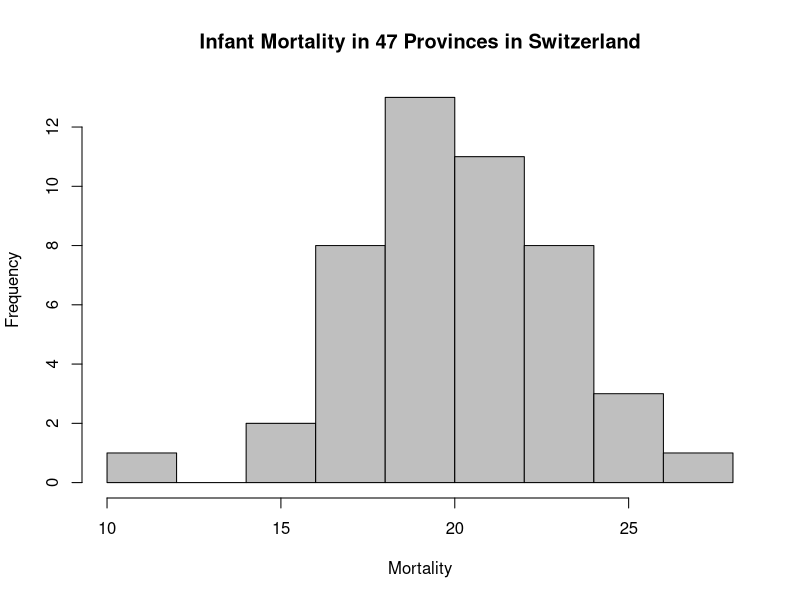
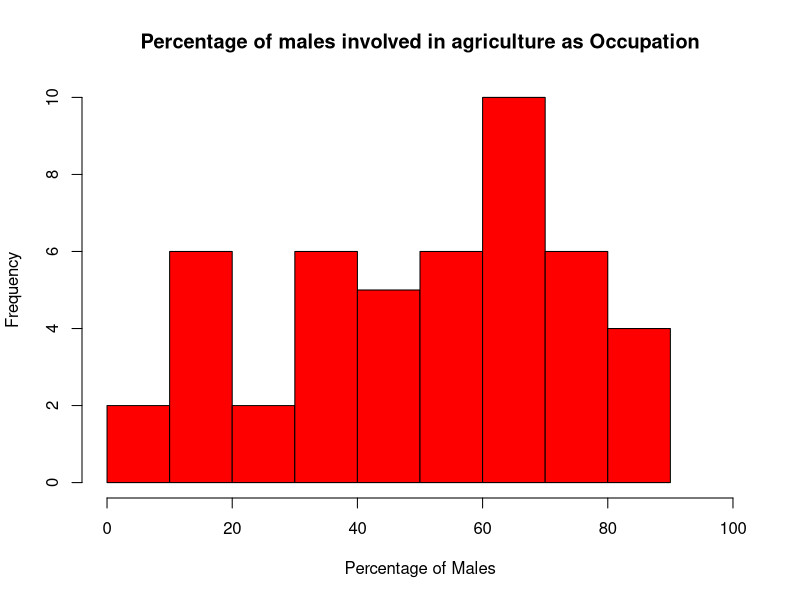
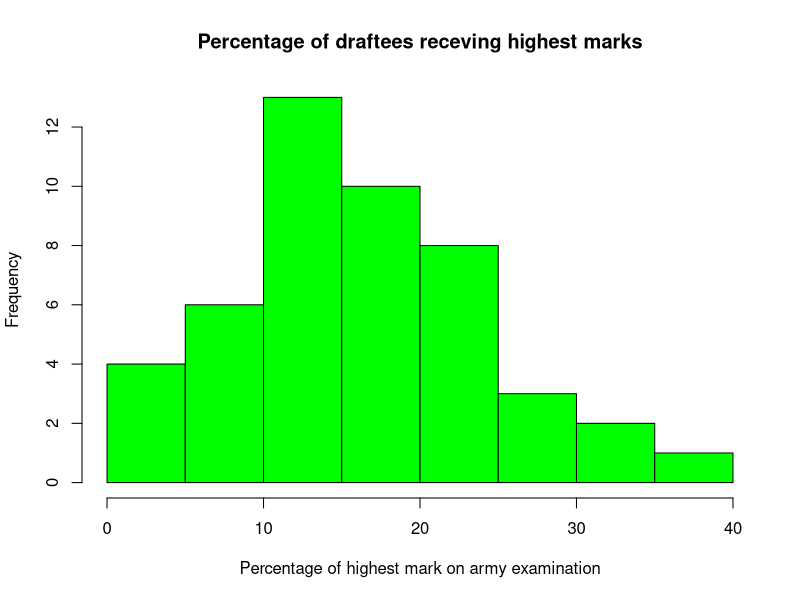
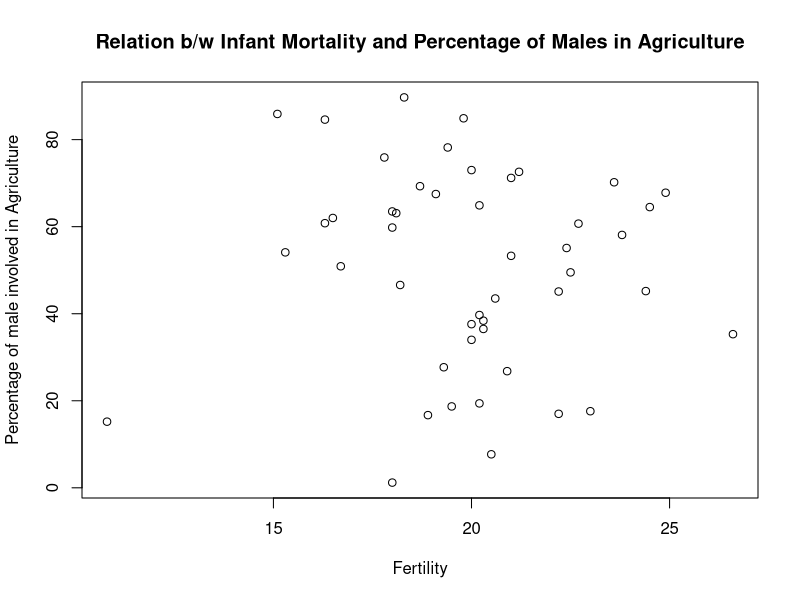

The R script that drew these images, in order:
####################################################################################
# Introduction to collaborative social science data analysis                       #
# By Christopher Gandrud                                                           #
# Date - 26th September 2015                                                       #
# Assigment 1                                                                      #
# Question- Does occuption of the male member has an effect on Infant Mortality    #
# Hypothesis- The provinces which has a higher male members involved in Agriculture#
# would have lower infant mortality rate as compared to provinces which more male  #
# members in the army.                                                             #
# By- Alessia D' Alessandro and Nitij Singh                                        #
# Date of Submission - 2nd OCtober 2015                                            #
####################################################################################

# Print R session Info
sessionInfo()

# Listing of the all the data sets available with R Studio
data()

# Load demographic data for Switzerland in year 1888
data("swiss")

# Viewing the information of the loaded data set
?swiss

# Summary of the Swiss data set looking for centrality
summary(swiss)

# List the variables in the data set 
names(swiss)

# Creating an histogram between Provinces and Infant Mortality
hist(swiss$Infant.Mortality, col = "gray75", main = 'Infant Mortality in 47 Provinces in Switzerland', xlab = 'Mortality',xlim = c(10,28))

# Creating an histogram between Provinces and Percentage of males involved in agricuture 
hist(swiss$Agriculture, col = "red", main = 'Percentage of males involved in agriculture as Occupation', xlab ='Percentage of Males' , xlim = c(0,100))

# Creating an histogram between Provinces and Percenatage of draftees receiving highest maek on army examination
hist(swiss$Examination, col = "green", main = 'Percentage of draftees receving highest marks', xlab = 'Percentage of highest mark on army examination'  )

# Creating boxplot for relation between Infant mortality and Percentage of males involved in Agriculture
plot(swiss$Infant.Mortality, swiss$Agriculture, main = 'Relation b/w Infant Mortality and Percentage of Males in Agriculture', xlab = 'Fertility', ylab = 'Percentage of male involved in Agriculture')

# Checking corelation between Infant mortality and Agriculture 
cor.test(swiss$Infant.Mortality, swiss$Agriculture)

#############################################################
# Displaying results of the correlation                     #  
#Pearson's product-moment correlation                       #
#                                                           #
#data:  swiss$Infant.Mortality and swiss$Agriculture        #
#t = -0.40901, df = 45, p-value = 0.6845                    #
#alternative hypothesis: true correlation is not equal to 0 #
#95 percent confidence interval:                            #
#  -0.3420476  0.2303336                                    #
#sample estimates:                                          #
#  cor                                                      #  
# -0.06085861                                               #
#############################################################

